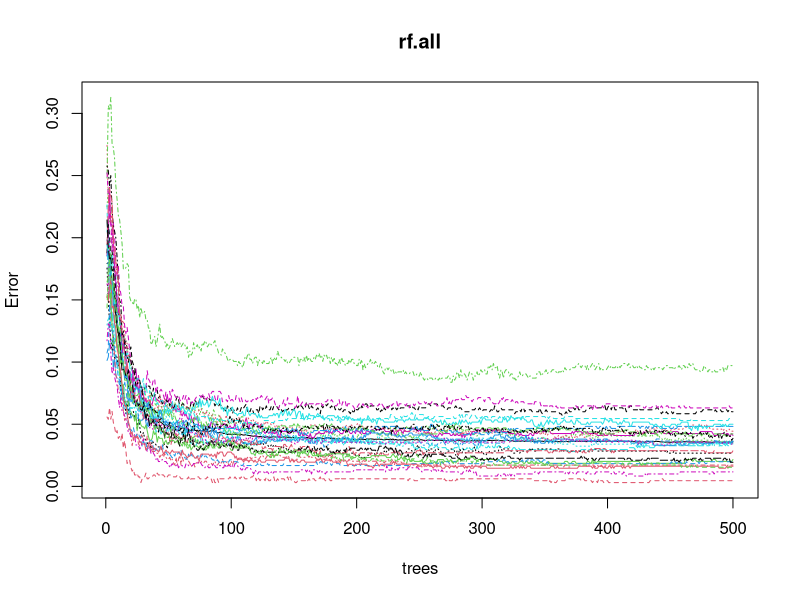

Reproduce this figure in R.
library(randomForest)
data(LetterRecognition, package = "mlbench")
set.seed(seed = 123)

n = nrow(LetterRecognition)
n_test = floor(0.2 * n)
i_test = sample.int(n, n_test)
train = LetterRecognition[-i_test, ]
test = LetterRecognition[i_test, ]

rf.all = randomForest(lettr ~ ., train, ntree = 500, norm.votes = FALSE)
pred = predict(rf.all, test)

correct = sum(pred == test$lettr)
cat("Proportion Correct:", correct/(n_test), "\n")

pdf("test.pdf")
plot(rf.all)

